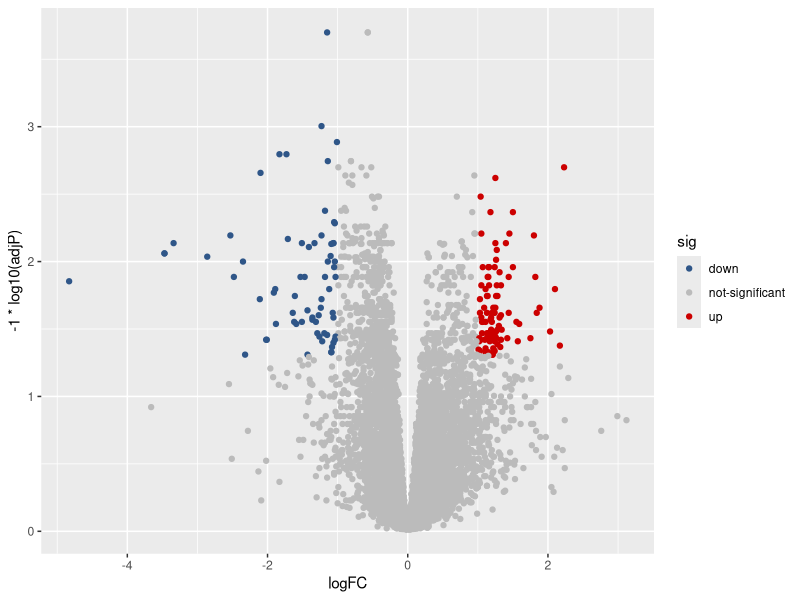
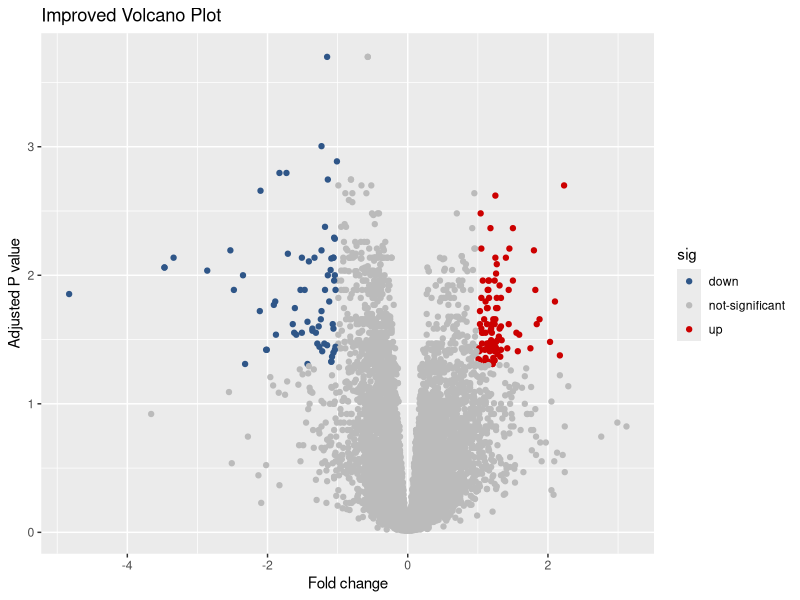
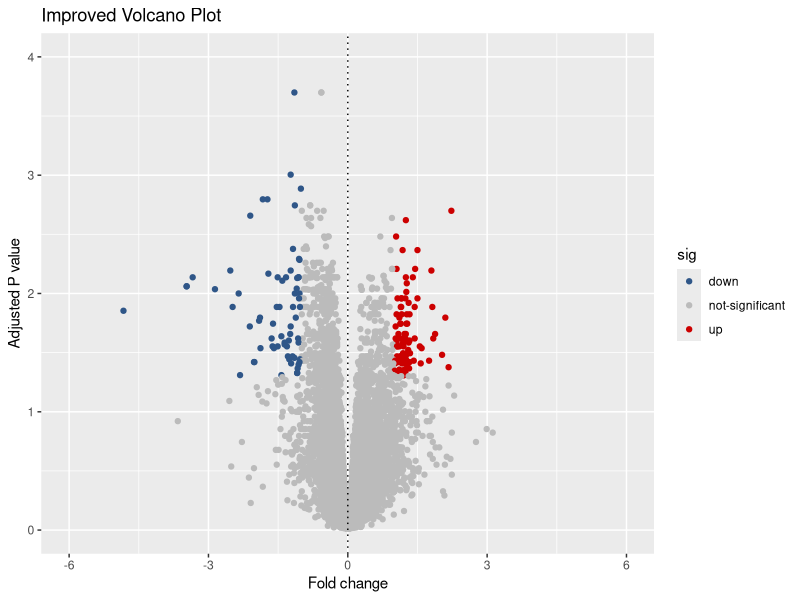
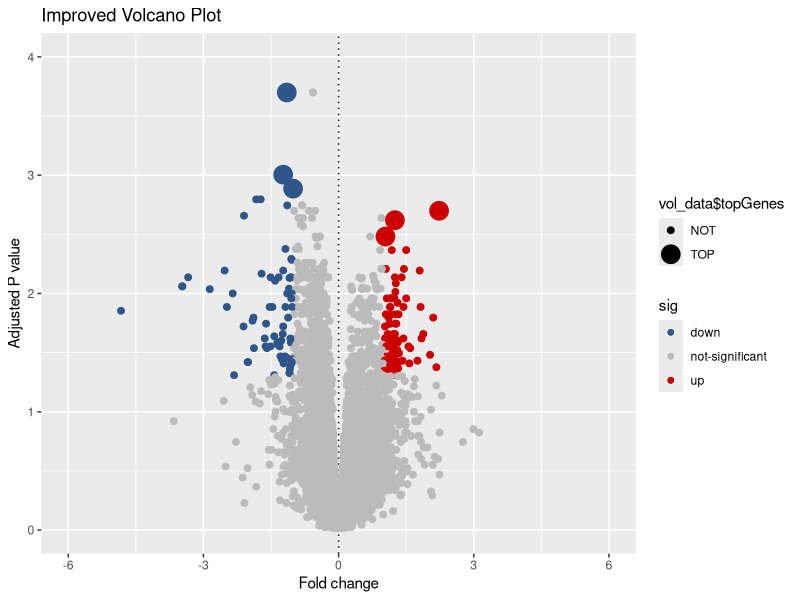
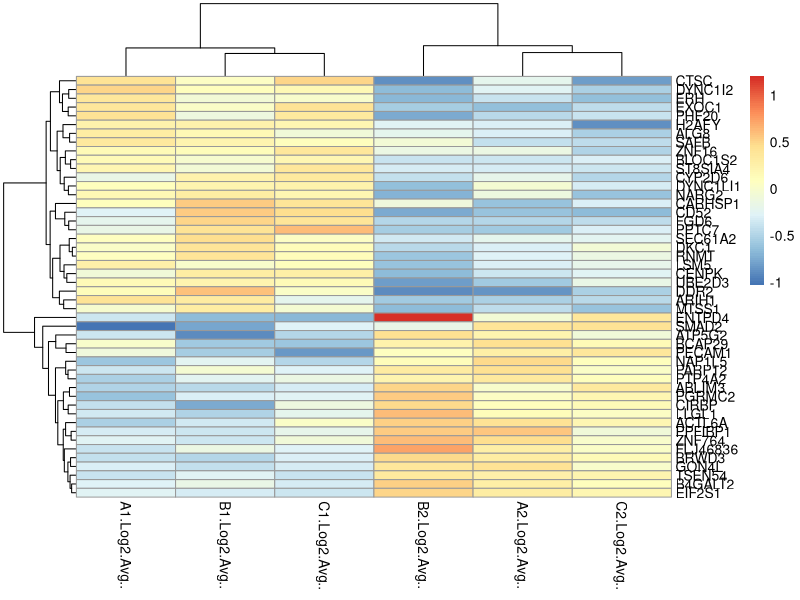
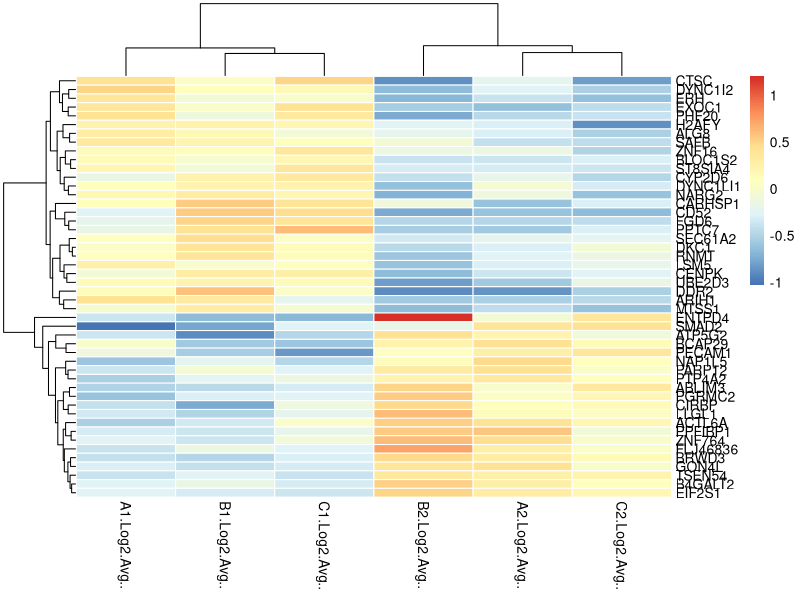
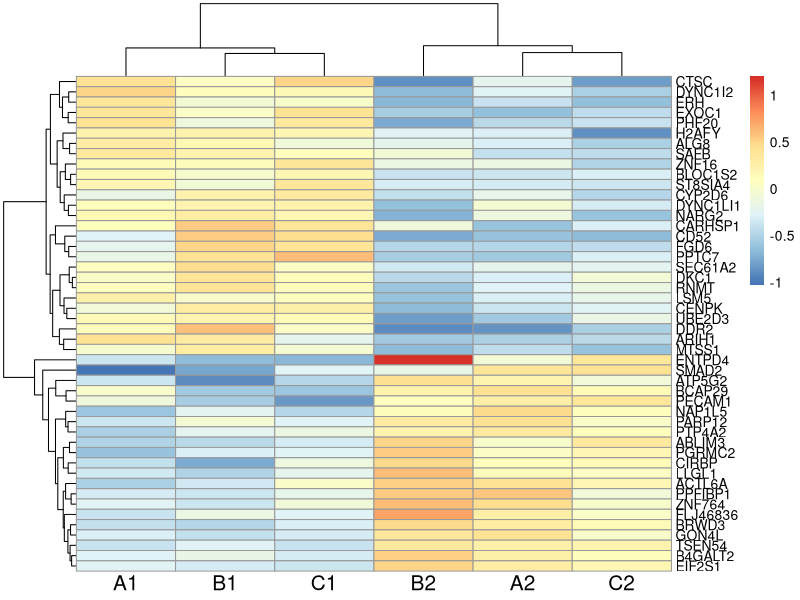

The R source for these figures, in order:
#Answers to: Testing your understanding of how to create a volcano plot and heat map
#Marketa Hlavon

#Answers to Volcano Plot practice

#You will need volcano3.txt from google drive and ggplot2 installed to complete

#Run before you start, remember to set your working directory
library(ggplot2)

#read the data and check the format of the data
#select the required information (log2FC, gene symble, and q.value)
y <- read.table("volcano3.txt", header=TRUE, stringsAsFactors=FALSE, sep = "\t")
vol_data <- data.frame(logFC=y$logFC, gene_name=y$SYMBOL, adjP = y$q.value)

#selecting significant data q value < 0.05 AND |logFC| > 1
vol_data$sig <- "not-significant"
vol_data$sig[which((vol_data$adjP < 0.05) & (vol_data$logFC > 1))] <- "up"
vol_data$sig[which((vol_data$adjP < 0.05) & (vol_data$logFC < -1))] <-  "down"

#plotting graph with colours of choice
p <- ggplot(data = vol_data,aes(x=logFC, y=-1*log10(adjP), color = sig)) + geom_point() +
  scale_color_manual(values =c("#2f5688","#BBBBBB","#CC0000"))
p

# Question 1
# Difficulty: Easy 
# Label the volcano plot so that the x axis says "Fold change", y axis says "Adjusted P value"
# and the title of the plot is "Improved Volcano Plot", and plot it

p <- p + labs(x="Fold change",y="Adjusted P value", title = "Improved Volcano Plot")
p

# Question 2 
# Difficulty: Easy
# Set the x-limit to -6 and 6, y-limit to 0 and 4, add a light dotted line (?linetype) through
# the x intercept at 0, and plot it

p <- p + xlim(-6,6) + ylim(0,4) + geom_vline(xintercept=0, linetype=3)
p

# Question 3
# Difficulty: Hard
# Change the shape and size of the significantly top 3 up and top 3 down regulated genes and
# plot it

vol_data <- vol_data[order(vol_data$adjP),]
up_gene <- head(vol_data$gene_name[which(vol_data$sig == "up")],3)
down_gene <- head(vol_data$gene_name[which(vol_data$sig == "down")],3)
top3 <- c(as.character(up_gene), as.character(down_gene))
vol_data$topGenes = "NOT"
vol_data$topGenes[match(top3, vol_data$gene_name)] <- "TOP"
p <- p + geom_point(aes(shape = vol_data$topGenes)) + geom_point(aes(size = vol_data$topGenes))
p


######################################################################################

#Answers to Heatmap practice

#You will need heatmap2.txt from google drive and pheatmap installed to complete

#Run before you start, remember to set your working directory
library(pheatmap)

#read the data and check the format of the data
#make it as a matrix, because pheatmap requires a matrix as the input
heatmap_table <- read.table("heatmap2.txt", header = T, stringsAsFactors = FALSE, row.names=1)
graph1 <- as.matrix(heatmap_table)
pheatmap(graph1)


# Question 1
# Difficulty: Easy
# Make the border colour white

pheatmap(graph1, border_color = "white")

# Question 2
# Difficulty: Medium
# Simplify the sample names to "A1", "B1" etc, increase the sample name fontsize to 15,
# and change the label so that it is horizontal (easier to read)

col_names = c("A2", "B2", "C2", "A1", "B1", "C1")
colnames(graph1) = col_names
pheatmap(graph1,  fontsize_col = 15, angle_col = 0)


# Question 3
# Difficulty: Medium
# Change the clustering method of the rows to median/WPGMC linkage, add a gap half-way
# through the columns and save the heatmap to the filename "HeatmapTest.png"

# Hint 1: a gap can not be added to a column or row that has clustering
# Hint 2: details about clustering can be found under hclust
pheatmap(graph1, clustering_method = "median", cluster_cols = FALSE, gaps_col = c(3), filename = "HeatmapTest.png")



